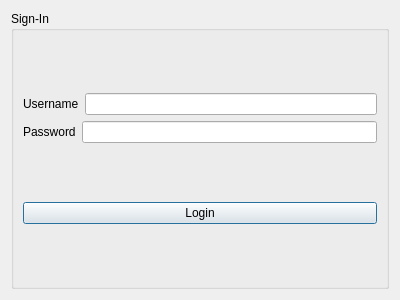
<?xml version="1.0" encoding="UTF-8"?>
<ui version="4.0">
 <class>Dialog</class>
 <widget class="QDialog" name="Dialog">
  <property name="geometry">
   <rect>
    <x>0</x>
    <y>0</y>
    <width>400</width>
    <height>300</height>
   </rect>
  </property>
  <property name="windowTitle">
   <string>Dialog</string>
  </property>
  <layout class="QHBoxLayout" name="horizontalLayout_3">
   <item>
    <widget class="QGroupBox" name="groupBox">
     <property name="title">
      <string>Sign-In</string>
     </property>
     <layout class="QVBoxLayout" name="verticalLayout_2">
      <item>
       <layout class="QVBoxLayout" name="verticalLayout">
        <item>
         <layout class="QHBoxLayout" name="horizontalLayout">
          <item>
           <widget class="QLabel" name="label">
            <property name="text">
             <string>Username</string>
            </property>
           </widget>
          </item>
          <item>
           <widget class="QLineEdit" name="username"/>
          </item>
         </layout>
        </item>
        <item>
         <layout class="QHBoxLayout" name="horizontalLayout_2">
          <item>
           <widget class="QLabel" name="label_2">
            <property name="text">
             <string>Password</string>
            </property>
           </widget>
          </item>
          <item>
           <widget class="QLineEdit" name="password"/>
          </item>
         </layout>
        </item>
       </layout>
      </item>
      <item>
       <widget class="QPushButton" name="loginBt">
        <property name="text">
         <string>Login</string>
        </property>
       </widget>
      </item>
     </layout>
    </widget>
   </item>
  </layout>
 </widget>
 <resources/>
 <connections/>
</ui>
